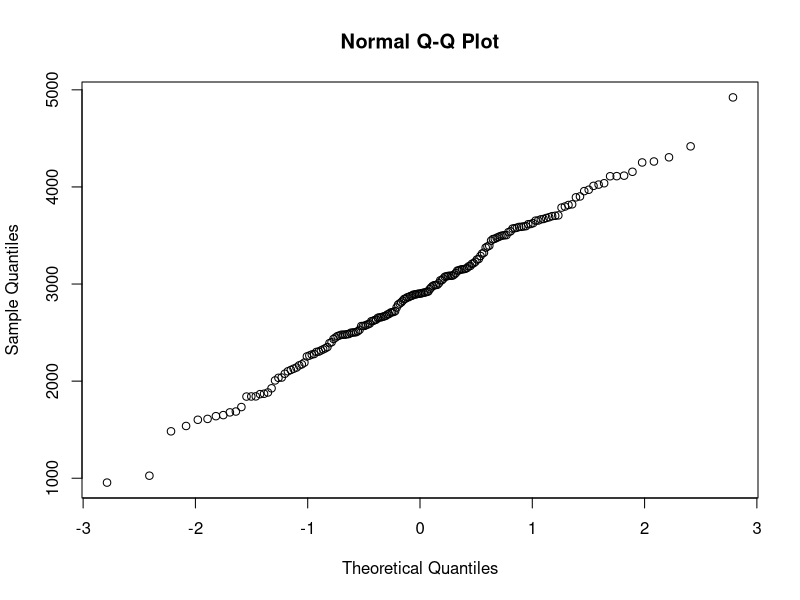
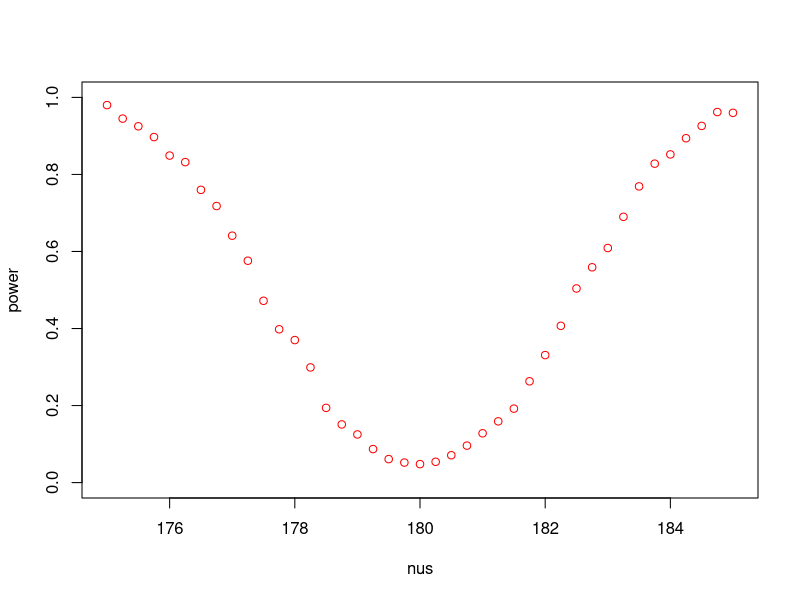
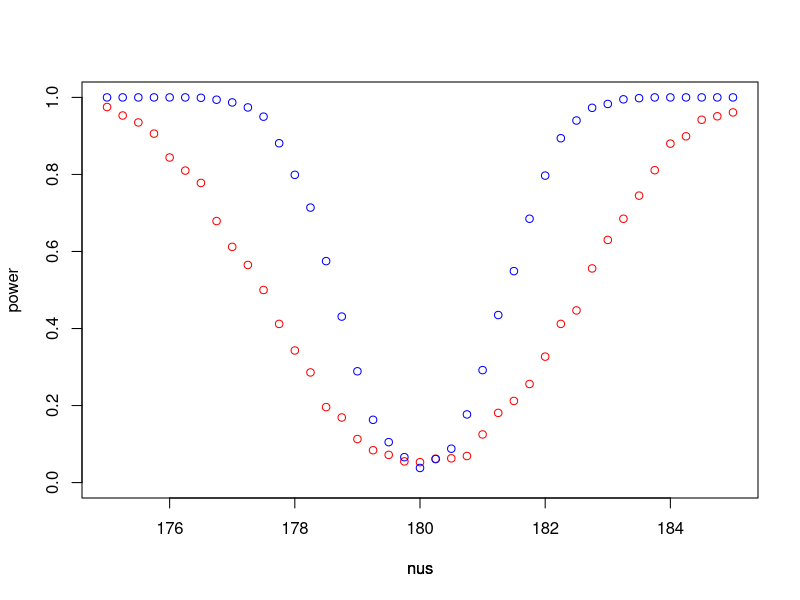
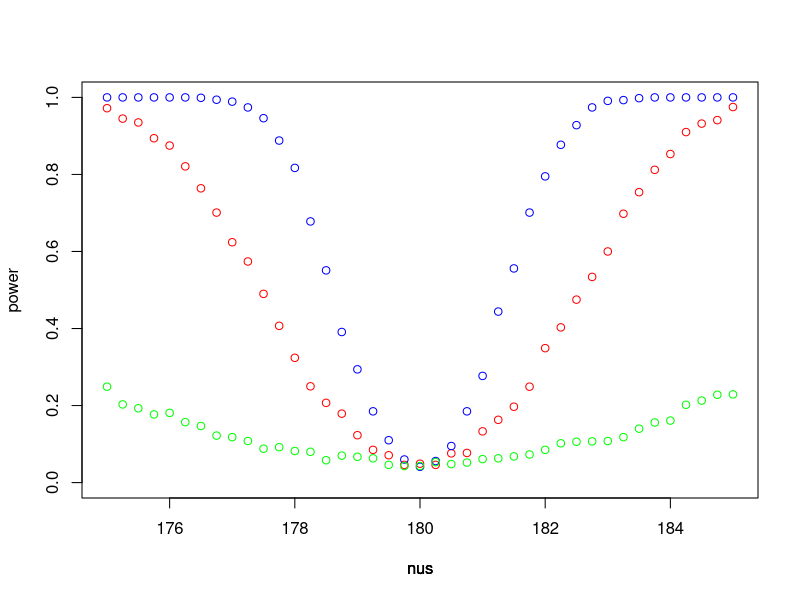
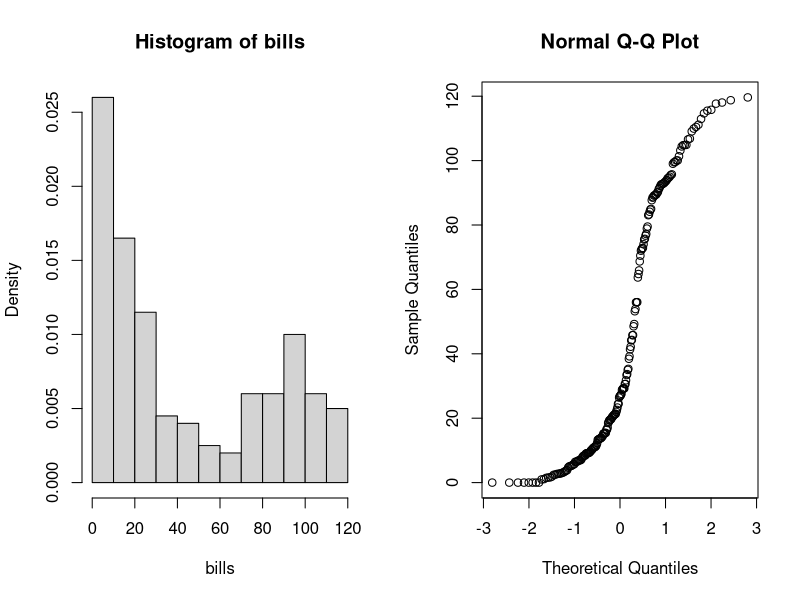
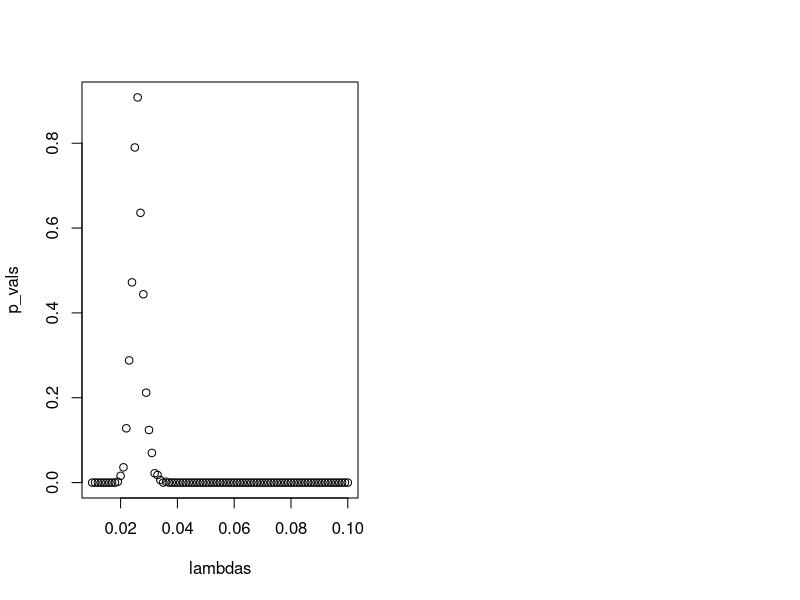
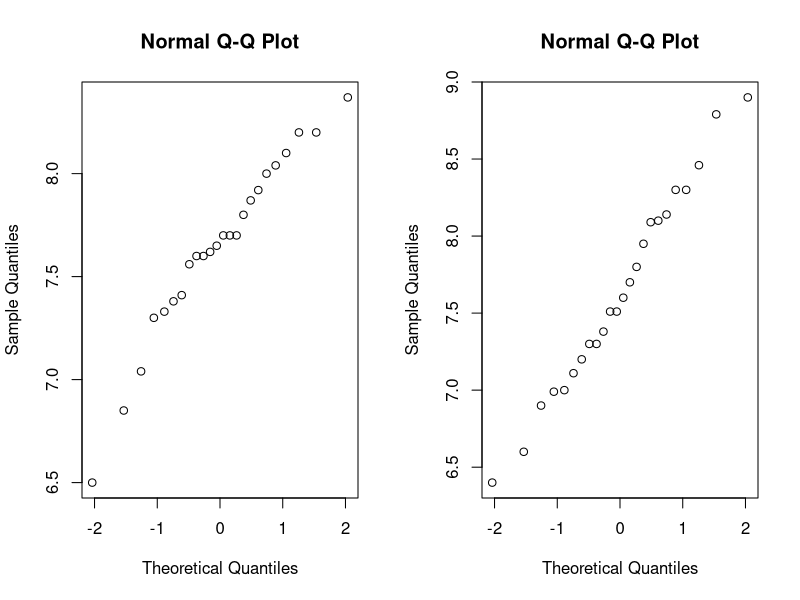
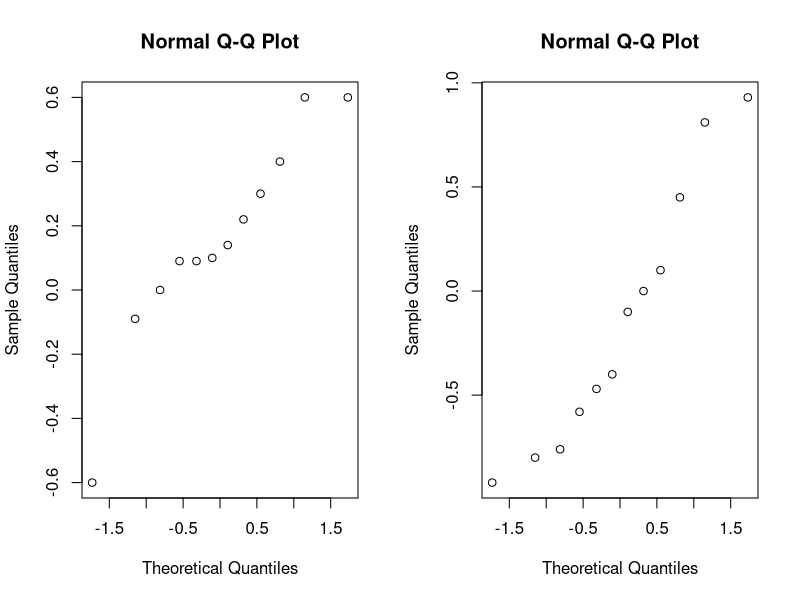

R code for these plots, in order:
## ---- chunk 1
birth_weight <- scan("birthweight.txt", skip=1)
qqnorm(birth_weight)
## ---- chunk 2
res <- t.test(birth_weight, conf.level=0.9)
## ---- chunk 3
res <- t.test(birth_weight, alternative=c("greater"), mu=2800, conf.level=0.9)
## ---- chunk 4
plot_nu_power <- function(m, n, mu, nus, sd, B, col, add) {
    p_values <- numeric(B); power <- numeric(length(nus))
    for (i in 1:length(nus)) {
        for (b in 1:B) {
            x <- rnorm(m, mu, sd)
            y <- rnorm(n, nus[i], sd)
            p_values[b] <- t.test(x, y, var.equal=TRUE)$p.value
        }
        power[i] <- mean(p_values < 0.05)
    }
    if (add) {
        par(new=TRUE)
        plot(nus, power, type="p", col=col, axes=FALSE, ylab='', ylim=c(0, 1))
    } else {
        plot(nus, power, type="p", col=col, ylim=c(0, 1))
    }
}

plot_nu_power(30, 30, 180, seq(175, 185, by=0.25), 5, 1000, "red", FALSE)
## ---- chunk 5
plot_nu_power(30, 30, 180, seq(175, 185, by=0.25), 5, 1000, "red", FALSE)
plot_nu_power(100, 100, 180, seq(175, 185, by=0.25), 5, 1000, "blue", TRUE)
## ---- chunk 6
plot_nu_power(30, 30, 180, seq(175, 185, by=0.25), 5, 1000, "red", FALSE)
plot_nu_power(100, 100, 180, seq(175, 185, by=0.25), 5, 1000, "blue", TRUE)
plot_nu_power(30, 30, 180, seq(175, 185, by=0.25), 15, 1000, "green", TRUE)
## ---- chunk 7
bills <- scan("telephone.txt", skip=2)
par(mfrow=c(1, 2))
hist(bills, prob=T)
qqnorm(bills)
## ---- chunk 8
T_val <- median(bills)
N <- length(bills)
B <- 1000
T_vals <- numeric(B)
lambdas <- seq(0.01, 0.1, by=0.001)
p_vals <- numeric(length(lambdas))

for (i in 1:length(lambdas)) {
    for (j in 1:B) {
        sampled_bills <- rexp(N, lambdas[i])
        T_vals[j] <- median(sampled_bills)
    }

    p_val_left <- sum(T_vals < T_val) / B
    p_val_right <- sum(T_vals > T_val) / B
    p_vals[i] <- 2 * min(p_val_left, p_val_right)
}
plot(lambdas, p_vals, type='p')
## ---- chunk 9
bootstrap.ci <- function(data, B, T, confidence) {
    T_val <- T(data)
    T_vals <- numeric(B)

    for (i in 1:B) {
        sampled_data <- sample(data, replace=TRUE)
        T_vals[i] <- median(sampled_data)
    }

    alpha <- (1 - confidence) / 2
    ci <- c(2 * T_val - quantile(T_vals, 1 - alpha), 
            2 * T_val - quantile(T_vals, alpha))
    return (ci)
}
ci <- bootstrap.ci(bills, 1000, median, 0.95)
## ---- chunk 10
B <- 1000
means <- numeric(B)

for (i in 1:B) {
    sampled_bills <- sample(bills, 100)
    means[i] <- mean(sampled_bills)
}
lambda <- 1 / mean(means)
## ---- chunk 11
ci <- bootstrap.ci(rexp(length(bills), lambda), 1000, median, 0.95)
## ---- chunk 12
p_value <- binom.test(sum(bills > 40), length(bills), alternative="less")$p.value
## ---- chunk 13
p_value <- binom.test(
    sum(bills > 10), length(bills), p=0.75, alternative="less"
)$p.value
## ---- chunk 14
run <- read.table("run.txt", header=TRUE)
par(mfrow=c(1, 2))
qqnorm(run$before); qqnorm(run$after)
## ---- chunk 15
p_val <- cor.test(run$before, run$after)$p.value
## ---- chunk 16
par(mfrow=c(1, 2))
run_energy <- subset(run, drink=="energy")
run_lemo <- subset(run, drink=="lemo")
qqnorm(run_energy$before - run_energy$after)
qqnorm(run_lemo$before - run_lemo$after)
## ---- chunk 17
perm.test <- function(x, y, T, B) {
   T_val <- T(x - y)
   T_vals <- numeric(B)

   for (i in 1:B) {
      perm_data <- t(apply(cbind(x, y), 1, sample))
      T_vals[i] <- T(perm_data[, 1] - perm_data[, 2])
   }

   p_val_left <- sum(T_vals < T_val) / B
   p_val_right <- sum(T_vals > T_val) / B
   p_val <- 2 * min(p_val_left, p_val_right)
   return (p_val)
}
p_val_energy <- perm.test(run_energy$before, run_energy$after, mean, 1000)
p_val_lemo <- perm.test(run_energy$before, run_energy$after, mean, 1000)
## ---- chunk 18
p_val <- wilcox.test(run_energy$before - run_energy$after, run_lemo$before - run_lemo$after)
## ---- chunk 19
meatmeal <- subset(chickwts, feed=="meatmeal")$weight
sunflower <- subset(chickwts, feed=="sunflower")$weight
p_val <- t.test(meatmeal, sunflower)$p.value
## ---- chunk 20
p_val <- wilcox.test(meatmeal, sunflower)$p.value
## ---- chunk 21
p_val <- ks.test(meatmeal, sunflower)$p.value
## ---- chunk 22
par(mfrow=c(1, 2))
qqnorm(meatmeal); qqnorm(sunflower)
## ---- chunk 23
chickwts_lm <- lm(weight~feed, data=chickwts)
p_val <- anova(chickwts_lm)["feed", ][[5]]
## ---- chunk 24
coef <- summary(chickwts_lm)$coefficients[, "Estimate"]
## ---- chunk 25
par(mfrow=c(1, 1))
qqnorm(residuals(chickwts_lm))
## ---- chunk 26
p_val <- kruskal.test(weight~feed, data=chickwts)$p.value
